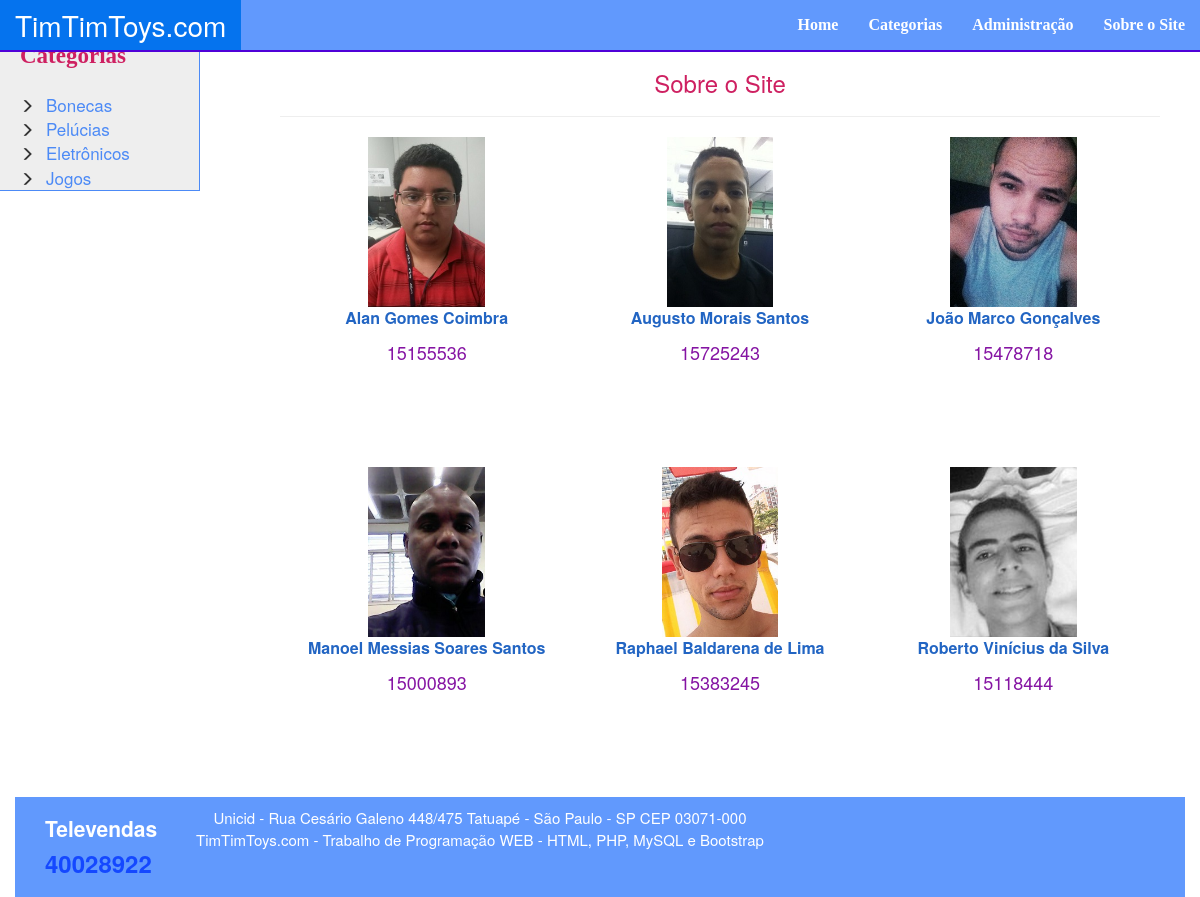
Page /about.php on the committed database.
### tables this page shows
CREATE TABLE `about` (
  `rgm` int(8) NOT NULL COMMENT 'Apenas numeros',
  `nome` varchar(50) NOT NULL,
  `imagem` varchar(50) NOT NULL
);

### about.php (the view, shortened to what this page needs)
<!DOCTYPE html>
<html lang="pt-br">
	<head>
		<link rel="stylesheet" href="bootstrap/css/bootstrap.min.css">
	</head>
	<body>
	<?php
		include("navbar.php");
	?>
		<div class="container-fluid">
			<div class="row" style="margin-top:20px;">
				<div class="col-md-2 sidebar">
					<span class="cat"><a href="category.php" style="color:#ce2061;">Categorias</a></span><br><br>
					<span class="glyphicon glyphicon-menu-right"></span><a href="category.php?cat=bonecas" class="link-cat">Bonecas</a><br>
					<span class="glyphicon glyphicon-menu-right"></span><a href="category.php?cat=pelucias" class="link-cat">Pelúcias</a><br>
					<span class="glyphicon glyphicon-menu-right"></span><a href="category.php?cat=eletronicos" class="link-cat">Eletrônicos</a><br>
					<span class="glyphicon glyphicon-menu-right"></span><a href="category.php?cat=jogos" class="link-cat">Jogos</a>
					</div>
				<div class="col-md-10 text-center" style="padding:30px 40px 0px 80px;">
					<h3 style="color:#ce2061;">Sobre o Site</h3>
					<hr>
				<?php
					include('dbcon.php');
					$res = $conexao->query("SELECT * FROM about");
					while($linha = mysqli_fetch_array($res)){
				?>
							<div class="col-md-4" style="height:330px;">
								<img src="<?php echo "img/".$linha['imagem'];?>" style="height:170px;">
								<p style="font-size:16px; font-weight:bold; color:#2265c3;"><?php echo $linha['nome'];?></p>
								<p style="margin-bottom:0px; font-size:18px; color:#8514a3;"><?php echo $linha['rgm'];?></p>
							</div>
				<?php } ?>
				</div>
		</div>
		<?php include("footer.php"); ?>
		</div>
	</body>
</html>

### about.php (style rules this page uses)
.sidebar { height:100%; padding:20px 0px 0px 20px; background-color:#eeeeee; border-right:1px solid #4c8af6; border-bottom:1px solid #4c8af6; }
.cat { font-size:23px;font-weight:bold; font-family:'Comic Sans MS'; }
.link-cat { font-size:17px; margin-left:12px; color:#4c8af6; }

### rows in the picture
about: imagem (picture), nome "Alan Gomes Coimbra", rgm "15155536"
about: imagem (picture), nome "Augusto Morais Santos", rgm "15725243"
about: imagem (picture), nome "João Marco Gonçalves", rgm "15478718"
about: imagem (picture), nome "Manoel Messias Soares Santos", rgm "15000893"
about: imagem (picture), nome "Raphael Baldarena de Lima", rgm "15383245"
about: imagem (picture), nome "Roberto Vinícius da Silva", rgm "15118444"
